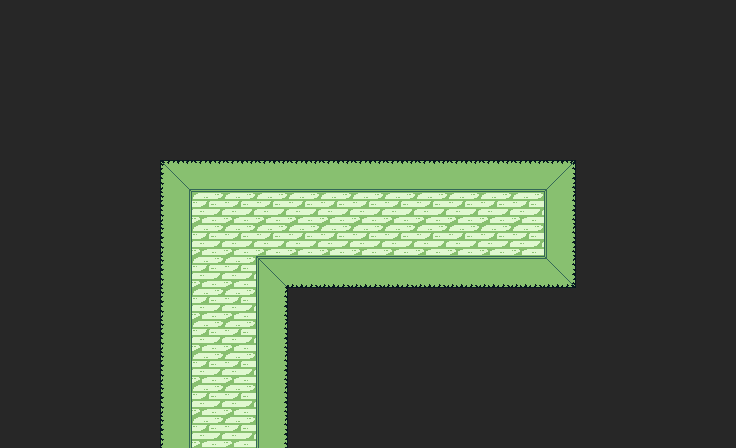

Rendered tile map (Tiled .tmx) drawn with the repository's tilesets; below, a short description and the full map source, tile grids included:
An orthogonal 23x14 tile map with 32x32 px tiles, 1 tile layer (Vrstva dlaždic 1).

<map version="1.8" tiledversion="1.8.4" orientation="orthogonal" renderorder="right-down" width="23" height="14" tilewidth="32" tileheight="32" infinite="0" nextlayerid="2" nextobjectid="1">
 <tileset firstgid="1" source="../Zdi.tsx" />
 <layer id="1" name="Vrstva dlaždic 1" width="23" height="14">
  <data encoding="csv">
18,18,18,18,18,18,18,18,18,18,18,18,18,18,18,18,18,18,18,18,18,18,18,
18,18,18,18,18,18,18,18,18,18,18,18,18,18,18,18,18,18,18,18,18,18,18,
18,18,18,18,18,18,18,18,18,18,18,18,18,18,18,18,18,18,18,18,18,18,18,
18,18,18,18,18,18,18,18,18,18,18,18,18,18,18,18,18,18,18,18,18,18,18,
18,18,18,18,18,18,18,18,18,18,18,18,18,18,18,18,18,18,18,18,18,18,18,
18,18,18,18,18,16,6,6,6,6,6,6,6,6,6,6,6,7,18,18,18,18,18,
18,18,18,18,18,15,5,5,5,5,5,5,5,5,5,5,5,9,18,18,18,18,18,
18,18,18,18,18,15,5,5,5,5,5,5,5,5,5,5,5,9,18,18,18,18,18,
18,18,18,18,18,15,5,5,11,12,12,12,12,12,12,12,12,10,18,18,18,18,18,
18,18,18,18,18,15,5,5,9,18,18,18,18,18,18,18,18,18,18,18,18,18,18,
18,18,18,18,18,15,5,5,9,18,18,18,18,18,18,18,18,18,18,18,18,18,18,
18,18,18,18,18,15,5,5,9,18,18,18,18,18,18,18,18,18,18,18,18,18,18,
18,18,18,18,18,15,5,5,9,18,18,18,18,18,18,18,18,18,18,18,18,18,18,
18,18,18,18,18,15,5,5,9,18,18,18,18,18,18,18,18,18,18,18,18,18,18
</data>
 </layer>
</map>
